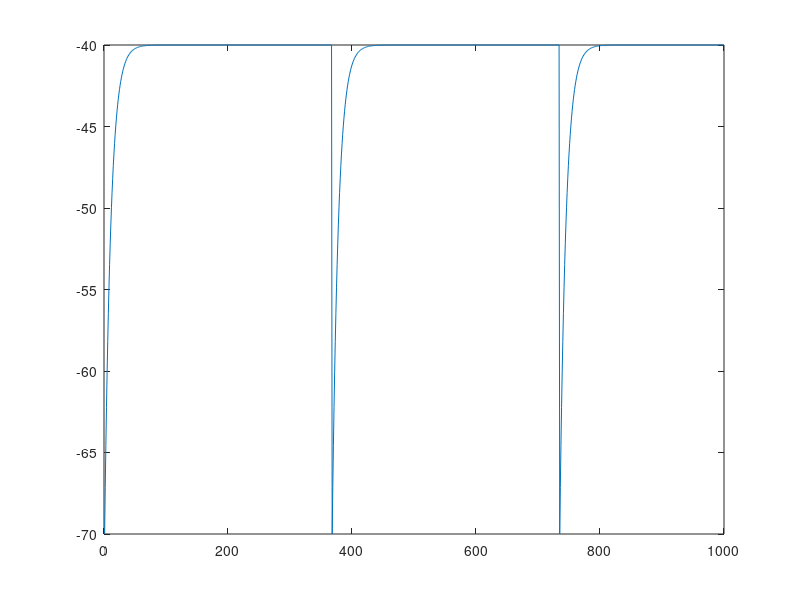

Source code (MATLAB):
function integrateandfiremodel
%
% part 1 of the neuron model
%
%?m = 10 [ms] (i.e. ?m is the time constant of the membrane)
%EL = Vreset = -70 [mV]
%Vth = -40 [mV]
%Rm = 10 [M?]
%Ie = 3.1 [nA]

Tm = 10;             %[ms] (i.e. ?m is the time constant of the membrane)
EL = -70;            %[mV]
Vreset = -70;        %[mV]
Vth = -40;           %[mV]
Rm = 10;             %[M?]
Ie = 3.0;            %[nA]

Vzero = -70;

Dt = 1; %ms
t = 0;

for time=1:1000,
    
    V(time) = EL + Rm * Ie + (Vzero - EL - Rm * Ie) * exp(1)^(-t/Tm);
    if V(time) >= Vth
        V(time) = Vreset;
        t = 0;
    end
    
    % relative time
    t = t + Dt;
end
plot(V)